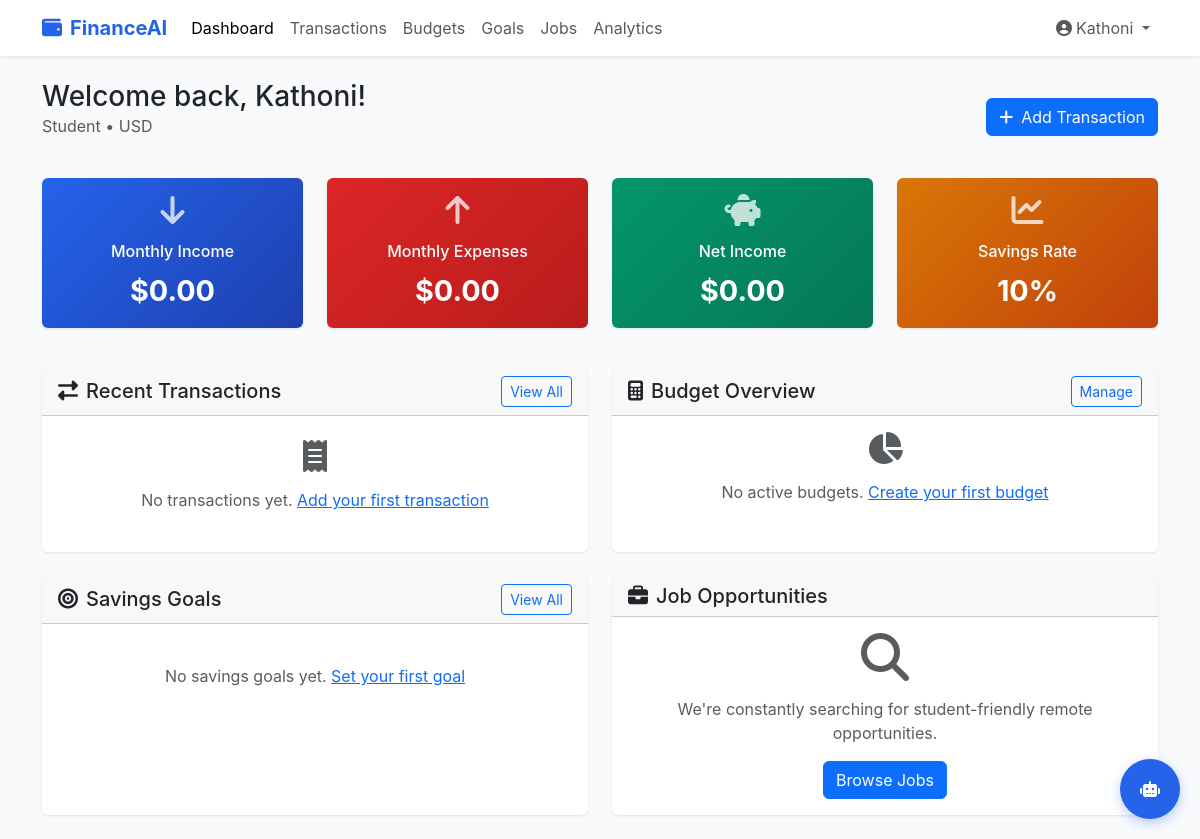
Before: / (signed in) with the older database file.
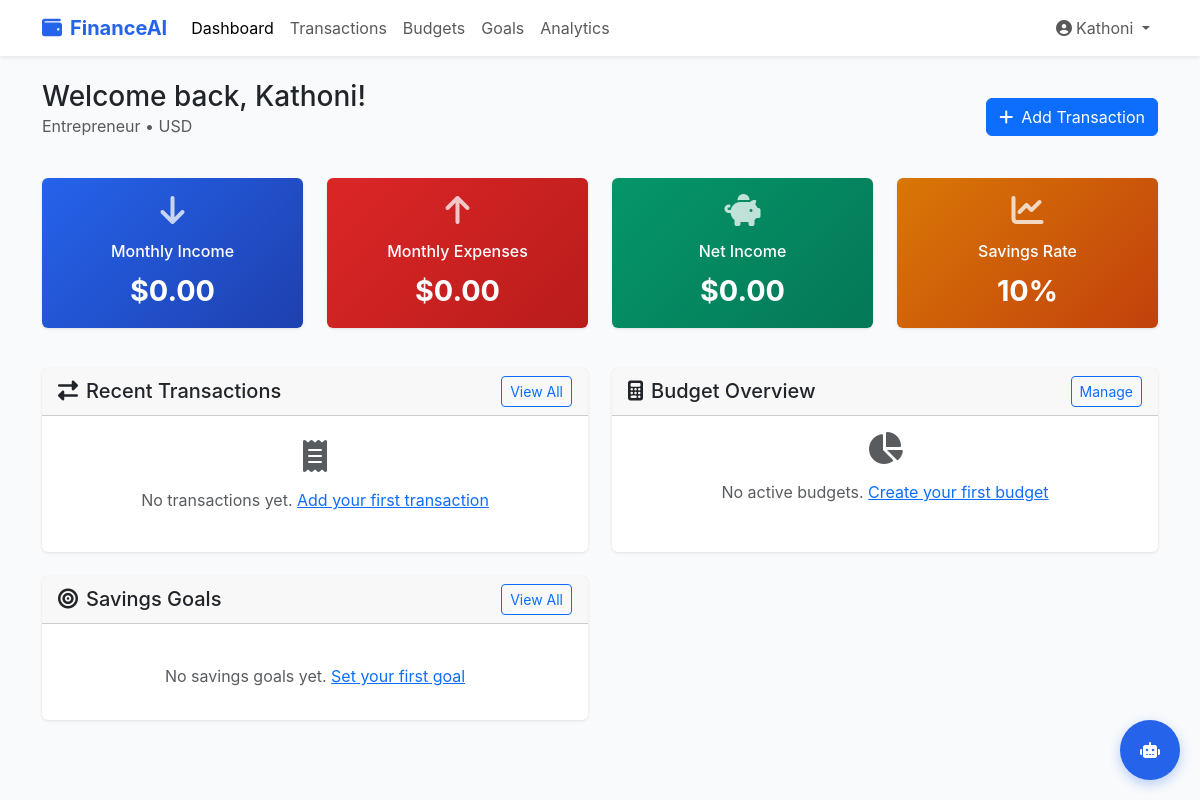
After: the same page with the newer database file.
### walletstatus/models.py (models this page shows, shortened)
class UserProfile(models.Model):
    USER_TYPE_CHOICES = [
        ('student', 'Student'),
        ('working', 'Working Professional'),
        ('freelancer', 'Freelancer'),
        ('entrepreneur', 'Entrepreneur'),
        ('other', 'Other'),
    ]
    user = models.OneToOneField(User, on_delete=models.CASCADE)
    user_type = models.CharField(max_length=20, choices=USER_TYPE_CHOICES, default='other')
    date_of_birth = models.DateField(null=True, blank=True)
    phone_number = models.CharField(max_length=15, blank=True)
    monthly_income = models.DecimalField(max_digits=10, decimal_places=2, default=0.00)
    currency = models.CharField(max_length=3, default='USD')
    preferred_savings_percentage = models.IntegerField(
        default=20,
        validators=[MinValueValidator(0), MaxValueValidator(100)]
    )
    financial_goals = models.TextField(blank=True)
    created_at = models.DateTimeField(auto_now_add=True)
    updated_at = models.DateTimeField(auto_now=True)

### walletstatus/views.py (the view)
# urls.py: path('', views.dashboard, name='dashboard'),
@login_required
def dashboard(request):
    user_profile, created = UserProfile.objects.get_or_create(user=request.user)
    current_month = date.today().replace(day=1)
    next_month = (current_month + timedelta(days=32)).replace(day=1)
    monthly_income = Transaction.objects.filter(
        user=request.user,
        transaction_type='income',
        date__gte=current_month,
        date__lt=next_month
    ).aggregate(total=Sum('amount'))['total'] or Decimal('0')
    monthly_expenses = Transaction.objects.filter(
        user=request.user,
        transaction_type='expense',
        date__gte=current_month,
        date__lt=next_month
    ).aggregate(total=Sum('amount'))['total'] or Decimal('0')
    recent_transactions = Transaction.objects.filter(user=request.user)[:10]
    active_budgets = Budget.objects.filter(
        user=request.user,
        is_active=True,
        start_date__lte=date.today(),
        end_date__gte=date.today()
    )
    savings_goals = SavingsGoal.objects.filter(user=request.user, status='active')
    job_recommendations = []
    if user_profile.user_type == 'student':
        job_recommendations = JobOpportunity.objects.filter(
            Q(is_student_friendly=True) | Q(experience_level='entry'),
            is_remote=True
        )[:5]
    context = {
        'user_profile': user_profile,
        'monthly_income': monthly_income,
        'monthly_expenses': monthly_expenses,
        'net_income': monthly_income - monthly_expenses,
        'recent_transactions': recent_transactions,
        'active_budgets': active_budgets,
        'savings_goals': savings_goals,
        'job_recommendations': job_recommendations,
    }
    return render(request, 'dashboard.html', context)

### walletstatus/templates/dashboard.html (shortened to what the changed rows need)
<!DOCTYPE html>
<html lang="en">
<head>
    <link href="https://cdn.jsdelivr.net/npm/bootstrap@5.3.0/dist/css/bootstrap.min.css" rel="stylesheet">
    <link href="https://cdnjs.cloudflare.com/ajax/libs/font-awesome/6.4.0/css/all.min.css" rel="stylesheet">
</head>
<body>
    <nav class="navbar navbar-expand-lg navbar-light bg-white shadow-sm">
        <div class="container">
            <div class="collapse navbar-collapse" id="navbarNav">
                <ul class="navbar-nav me-auto">
                    {% if user_profile.user_type == 'student' %}
                    <li class="nav-item">
                        <a class="nav-link" href="{% url 'job_opportunities' %}">Jobs</a>
                    </li>
                    {% endif %}
                </ul>
            </div>
        </div>
    </nav>
    <div class="container mt-4">
        <div class="row mb-4">
            <div class="col-12">
                <div class="d-flex justify-content-between align-items-center">
                    <div>
                        <h1 class="h3 mb-0">Welcome back, {{ user.first_name|default:user.username }}!</h1>
                        <p class="text-muted">{{ user_profile.get_user_type_display }} • {{ user_profile.currency }}</p>
                    </div>
                </div>
            </div>
        </div>
        <div class="row mb-4">
            <div class="col-md-3 mb-3">
                <div class="card metric-card h-100" style="background: linear-gradient(135deg, var(--warning-color), #c2410c);">
                    <div class="card-body text-center">
                        <i class="fas fa-chart-line fa-2x mb-3 opacity-75"></i>
                        <h6 class="card-title">Savings Rate</h6>
                        <div class="metric-value">{{ user_profile.preferred_savings_percentage }}%</div>
                    </div>
                </div>
            </div>
        </div>
        <div class="row">
            {% if user_profile.user_type == 'student' and job_recommendations %}
            <div class="col-lg-6 mb-4">
                <div class="card h-100">
                    <div class="card-header d-flex justify-content-between align-items-center">
                        <h5 class="card-title mb-0">
                            <i class="fas fa-briefcase me-2"></i>Job Recommendations
                        </h5>
                        <a href="{% url 'job_opportunities' %}" class="btn btn-outline-primary btn-sm">View All</a>
                    </div>
                    <div class="card-body">
                        {% for job in job_recommendations %}
                        <div class="job-card card mb-3">
                            <div class="card-body">
                                <h6 class="card-title">{{ job.title }}</h6>
                                <p class="card-text mb-2">
                                    <strong>{{ job.company }}</strong> • {{ job.get_employment_type_display }}
                                </p>
                                <div class="d-flex justify-content-between align-items-center">
                                    <small class="text-muted">
                                        {% if job.salary_min %}${{ job.salary_min|floatformat:0 }} - ${{ job.salary_max|floatformat:0 }}{% endif %}
                                    </small>
                                    <a href="{% url 'apply_to_job' job.id %}" class="btn btn-success btn-sm">Apply</a>
                                </div>
                            </div>
                        </div>
                        {% endfor %}
                    </div>
                </div>
            </div>
            {% elif user_profile.user_type == 'student' %}
            <div class="col-lg-6 mb-4">
                <div class="card h-100">
                    <div class="card-header">
                        <h5 class="card-title mb-0">
                            <i class="fas fa-briefcase me-2"></i>Job Opportunities
                        </h5>
                    </div>
                    <div class="card-body text-center">
                        <i class="fas fa-search fa-3x mb-3 text-muted"></i>
                        <p class="text-muted">We're constantly searching for student-friendly remote opportunities.</p>
                        <a href="{% url 'job_opportunities' %}" class="btn btn-primary">Browse Jobs</a>
                    </div>
                </div>
            </div>
            {% endif %}
        </div>
    </div>
</body>
</html>

Changed rows visible on the page:
changed UserProfile "USD": user_type "Student" → "Entrepreneur"
Other visible differences:
text no longer shown: "Jobs Job Opportunities We're constantly searching for student-friendly remote opportunities. Browse Jobs"
